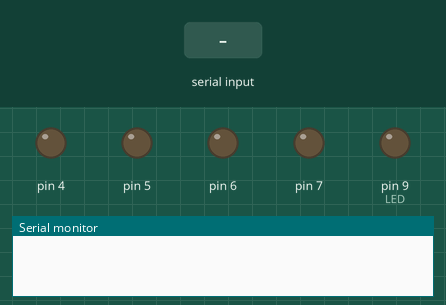
Simulated run of this sketch. Board: Arduino Uno, built with avr-gcc and run on an emulated ATmega328P. Parts: output pins drawn as LEDs (lit = HIGH), the last lines printed to the serial monitor. The test bench sets the inputs (shaded band). No radio packets arrive unless stated.

Above: at 1.2 s.
1.3 s: "F" received over Serial
At 2.4 s:
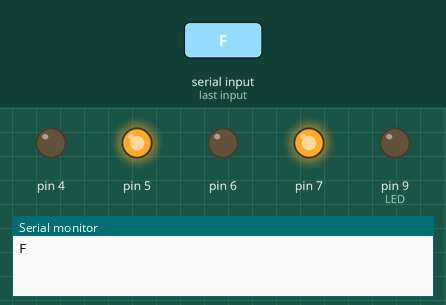
2.8 s: "R" received over Serial
At 3.5 s:
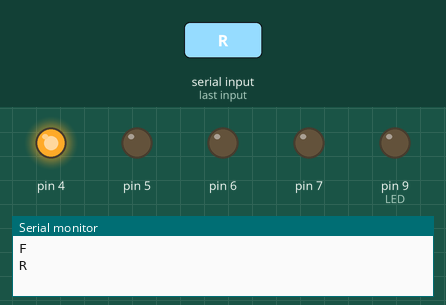
4.3 s: "L" received over Serial
At 4.7 s:
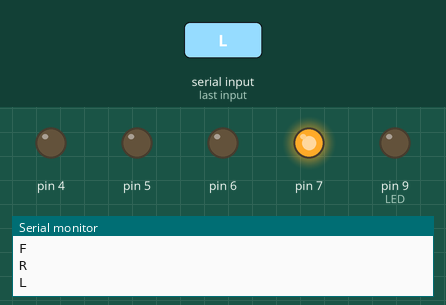
5.8 s: "G" received over Serial
At 7.0 s:
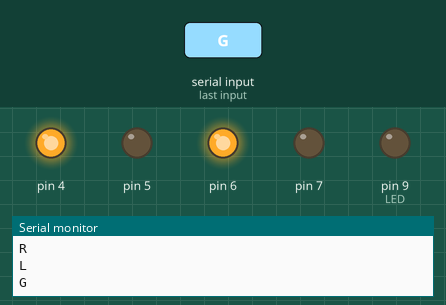
7.3 s: "S" received over Serial
At 8.2 s:
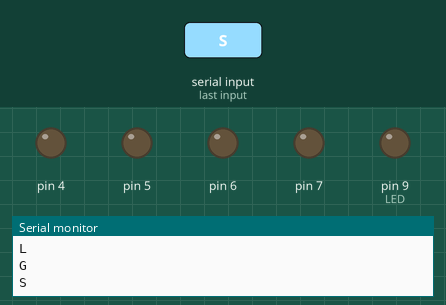
Timing chart, 0 to 9.8 s (numbered marks = the images above; inputs shaded):
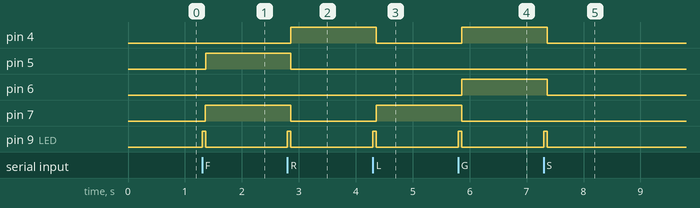

The sketch:

Transmitter_Code.ino
```cpp
#include <VirtualWire.h>
char *data;
char input;
int LED = 9;

void setup(){
  pinMode(7, OUTPUT);
  pinMode(6, OUTPUT);
  pinMode(5, OUTPUT);
  pinMode(4, OUTPUT);

  Serial.begin(9600);
  vw_set_tx_pin(3);
  vw_setup(2000);
  pinMode(LED, OUTPUT);
}

void loop(){
  digitalWrite(LED, LOW);

  while(Serial.available())
  {
    digitalWrite(LED, HIGH);
    input = Serial.read();

    Serial.println(input);

    if(input == 'F')
    {
      data = "F";
      vw_send((uint8_t *)data, strlen(data));
      vw_wait_tx();
      forward();
    }
    else if (input== 'R')
    {
      data = "R";
      vw_send((uint8_t *)data, strlen(data));
      vw_wait_tx();
      right();
    }
    else if (input== 'L')
    {
      data = "L";
      vw_send((uint8_t *)data, strlen(data));
      vw_wait_tx();
      left();
    }
    else if (input== 'G')
    {
      data = "G";
      vw_send((uint8_t *)data, strlen(data));
      vw_wait_tx();
      backward();
    }
    else if (input== 'S')
    {
      data = "S";
      vw_send((uint8_t *)data, strlen(data));
      vw_wait_tx();
      stop();
    }
  }
}
void stop(){;
  digitalWrite(7, LOW);
  digitalWrite(6, LOW);
  digitalWrite(5, LOW);
  digitalWrite(4, LOW);
}
void backward()
{
  digitalWrite(7, LOW);
  digitalWrite(6, HIGH);
  digitalWrite(5, LOW);
  digitalWrite(4, HIGH);
}
void forward()
{
  digitalWrite(7, HIGH);
  digitalWrite(6, LOW);
  digitalWrite(5, HIGH);
  digitalWrite(4, LOW);
}
void left()
{
  digitalWrite(7, HIGH);
  digitalWrite(6, LOW);
  digitalWrite(5, LOW);
  digitalWrite(4, LOW);
}
void right()
{
  digitalWrite(7, LOW);
  digitalWrite(6, LOW);
  digitalWrite(5, LOW);
  digitalWrite(4, HIGH);
}
```

Measured:
- after the input at 1.3 s, pin 5, pin 7: LOW → HIGH after 0.06 s; pin 9 (LED): LOW → HIGH at once, → LOW 0.06 s later
- after the input at 2.8 s, pin 4: LOW → HIGH after 0.06 s; pin 5, pin 7: HIGH → LOW after 0.06 s; pin 9 (LED): LOW → HIGH at once, → LOW 0.06 s later
- after the input at 4.3 s, pin 4: HIGH → LOW after 0.06 s; pin 7: LOW → HIGH after 0.06 s; pin 9 (LED): LOW → HIGH at once, → LOW 0.06 s later
- after the input at 5.8 s, pin 4, pin 6: LOW → HIGH after 0.06 s; pin 7: HIGH → LOW after 0.06 s; pin 9 (LED): LOW → HIGH at once, → LOW 0.06 s later
- after the input at 7.3 s, pin 4, pin 6: HIGH → LOW after 0.06 s; pin 9 (LED): LOW → HIGH at once, → LOW 0.06 s later
